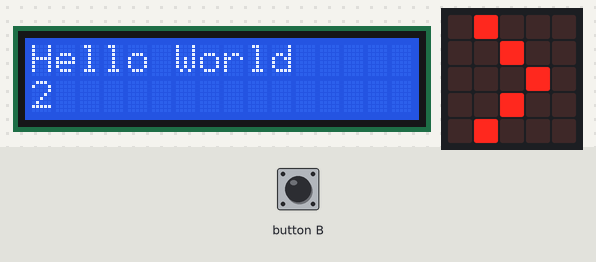
Bench run of a program on a simulated BBC micro:bit running MicroPython. On the bench: 16×2 character LCD, the board's 5×5 LED display. The test bench sets the inputs (shaded band).

Above: at 1.2 s.
1.3 s: button B pressed for 0.15 s
At 10.5 s:
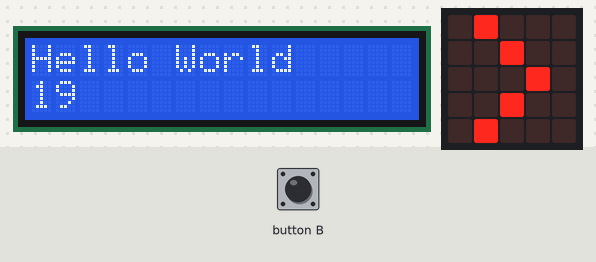
At 11.8 s:
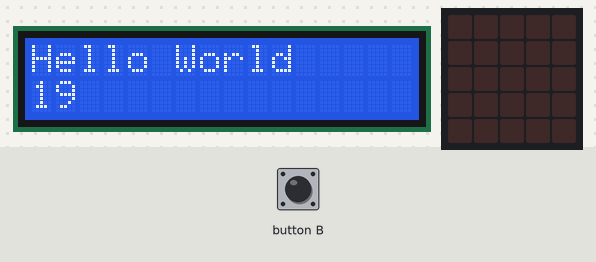
Timing chart, 0 to 13.3 s (numbered marks = the images above; inputs shaded):
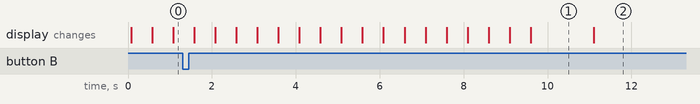

Measured:
- after the input at 1.3 s, the display: first differs from a run without the input after 9.8 s (image 2)
- what the display in image 1 shows lasts 1.5 s, from 9.6 s to 11.1 s

The program:

lcd16x2.py
```python
# (licence header left out)
# Note: While the LCD does work, it does not perform very well without an external power
# source

from microbit import i2c, sleep, display, button_b
from utime import sleep_us

_DEFAULT_ADDRESS    = 0x3E

# commands
_LCD_CLEARDISPLAY   = 0x01
_LCD_RETURNHOME     = 0x02
_LCD_ENTRYMODESET   = 0x04
_LCD_DISPLAYCONTROL = 0x08
_LCD_CURSORSHIFT    = 0x10
_LCD_FUNCTIONSET    = 0x20
_LCD_SETCGRAMADDR   = 0x40
_LCD_SETDDRAMADDR   = 0x80

# Function set flags
_LCD_2LINE           = 0x08

# flags for display on/off control
_LCD_DISPLAYON       = 0x04
_LCD_DISPLAYOFF      = 0x00
_LCD_CURSORON        = 0x02
_LCD_CURSOROFF       = 0x00
_LCD_BLINKON         = 0x01
_LCD_BLINKOFF        = 0x00

# flags for display/cursor shift
_LCD_DISPLAYMOVE = 0x08
_LCD_MOVERIGHT = 0x04
_LCD_MOVELEFT = 0x00

# flags for display entry mode
# _LCD_ENTRYRIGHT      =  0x00
_LCD_ENTRYLEFT       = 0x02
_LCD_ENTRYSHIFTINCREMENT = 0x01
_LCD_ENTRYSHIFTDECREMENT  = 0x00

class Lcd16x2():
    def __init__(self):
        self._device_address = _DEFAULT_ADDRESS

        self._display_function = _LCD_DISPLAYON | _LCD_2LINE
        sleep_us(50000)

        self.command(_LCD_FUNCTIONSET | self._display_function)
        sleep_us(4500)
        self.command(_LCD_FUNCTIONSET | self._display_function)
        sleep_us(150)
        self.command(_LCD_FUNCTIONSET | self._display_function)

        self._display_control = _LCD_DISPLAYON | _LCD_CURSOROFF | _LCD_BLINKOFF
        self.display(True)

        self.clear()

        self._display_mode = _LCD_ENTRYLEFT | _LCD_ENTRYSHIFTDECREMENT
        self.command(_LCD_ENTRYMODESET | self._display_mode)

    def _write_register(self, address, data):
        i2c.write(self._device_address, bytearray([address, data]))

    def command(self, value):
        assert value >= 0 and value < 256
        self._write_register(_LCD_SETDDRAMADDR, value)

    def write_character(self, value):
        assert value >= 0 and value < 256
        self._write_register(_LCD_SETCGRAMADDR, value)

    def write(self, value):
        value = str(value)
        for char in value:
            self.write_character(ord(char))
            sleep_us(200)

    def set_cursor(self, col, row):
        col = (col | 0x80) if row == 0 else (col | 0xc0)
        self.command(col)

    def display(self, state):
        if state:
            self._display_control |= _LCD_DISPLAYON
            self.command(0x08  | self._display_control)
        else:
            self._display_control &= ~_LCD_DISPLAYON
            self.command(0x08  | self._display_control)

    def clear(self):
        self.command(_LCD_CLEARDISPLAY)
        sleep_us(2000)

    def home(self):
        self.command(_LCD_CLEARDISPLAY)
        sleep_us(2000)

    def autoscroll(self):
        self._display_mode |= _LCD_ENTRYSHIFTINCREMENT
        self.command(_LCD_ENTRYMODESET | self._display_mode)

    def no_autoscroll(self):
        self._display_mode &= ~_LCD_ENTRYSHIFTINCREMENT
        self.command(_LCD_ENTRYMODESET | self._display_mode);

    def blink(self):
        self._display_control |= _LCD_BLINKON
        self.command(_LCD_DISPLAYCONTROL | self._display_control);

    def no_blink(self):
        self._display_control &= ~_LCD_BLINKON
        self.command(_LCD_DISPLAYCONTROL | self._display_control);
        sleep_us(2000)

    def cursor(self):
        self._display_control |= _LCD_CURSORON
        self.command(_LCD_DISPLAYCONTROL | self._display_control);

    def no_cursor(self):
        self._display_control &= ~_LCD_CURSORON
        self.command(_LCD_DISPLAYCONTROL | self._display_control);
        sleep_us(2000)

    def scroll_display_left(self):
        self.command(_LCD_CURSORSHIFT | _LCD_DISPLAYMOVE | _LCD_MOVELEFT);
        sleep_us(2000)

    def scroll_display_right(self):
        self.command(_LCD_CURSORSHIFT | _LCD_DISPLAYMOVE | _LCD_MOVERIGHT);
        sleep_us(2000)

    def left_to_right(self):
        self._display_mode |= _LCD_ENTRYLEFT;
        self.command(_LCD_ENTRYMODESET | self._display_mode);

    def right_to_left(self):
        self._display_mode &= ~_LCD_ENTRYLEFT;
        self.command(_LCD_ENTRYMODESET | self._display_mode);

def main():
    board = Lcd16x2()

    display.clear()
    display.show('>')

    while True:
        if button_b.was_pressed():
            display.clear()
            break

        board.clear()
        board.write('Hello World')

        board.set_cursor(0, 1)
        for i in range(20):
            board.set_cursor(0, 1)
            board.write(str(i))
            sleep(500)

        sleep(1000)

if __name__ == '__main__':
    main()
    
```
